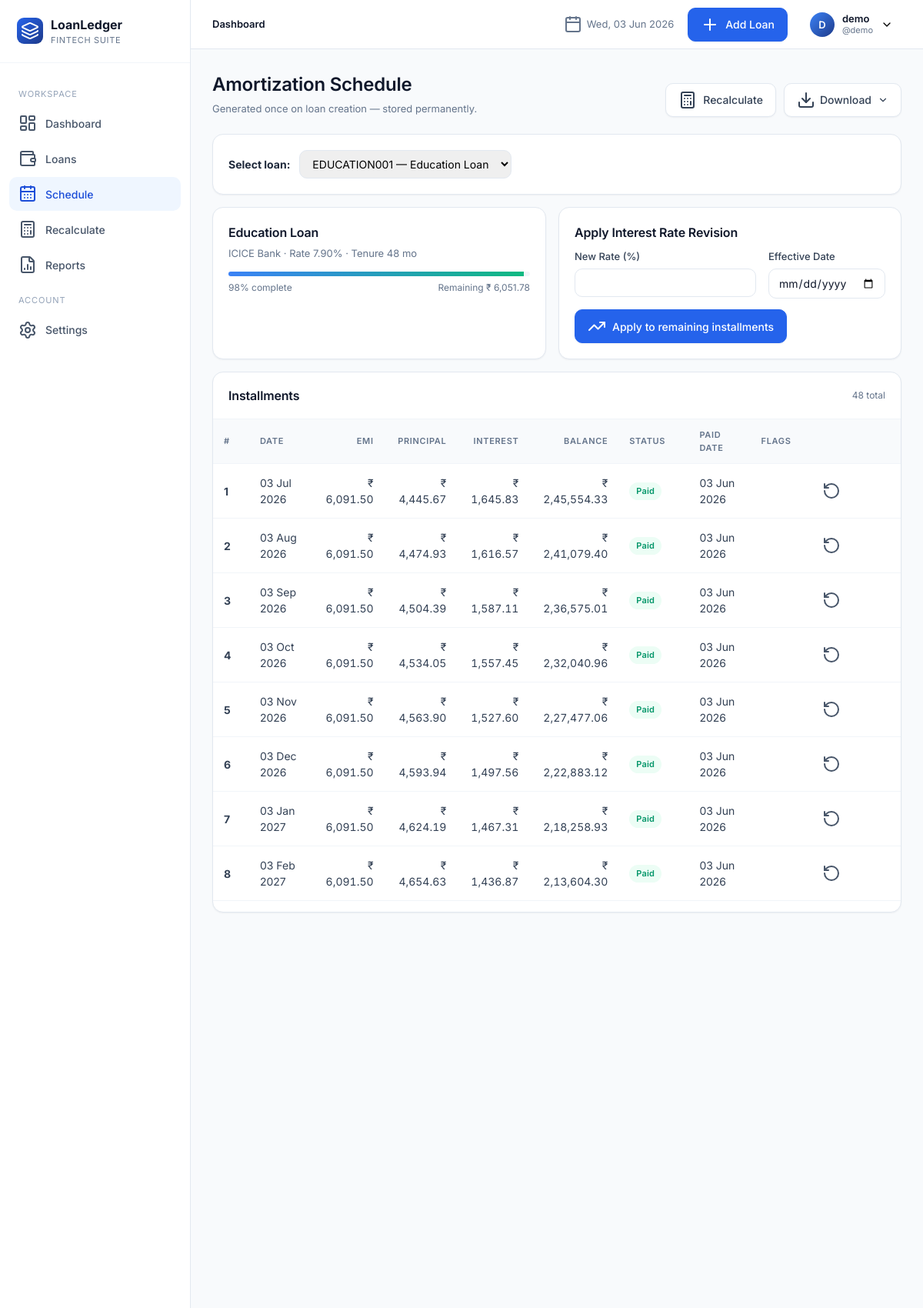
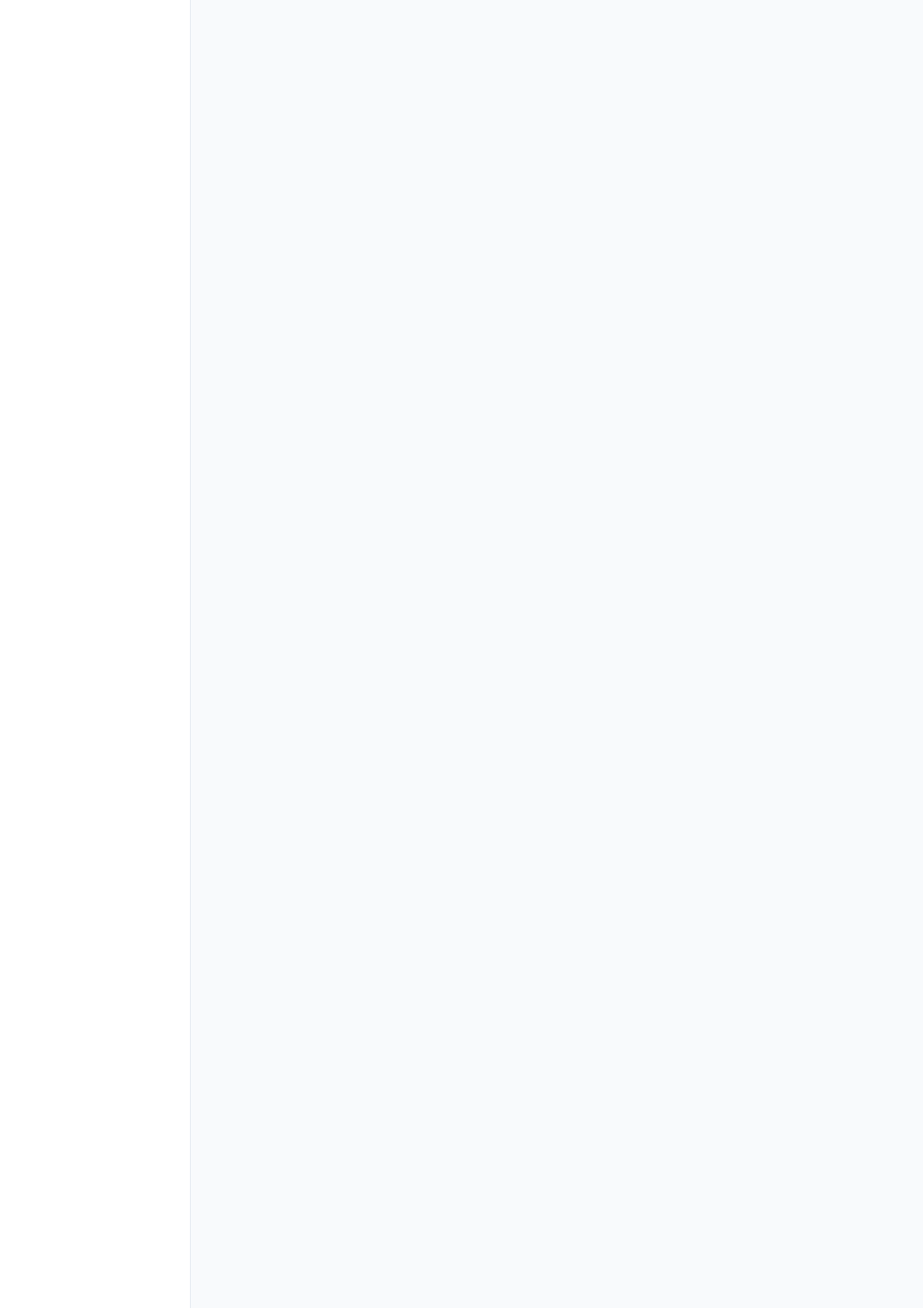
The page /schedule/ (signed in, upper part) on the database its author committed (2 pictures, top to bottom).
### app/models.py (models this page shows, shortened)
class User(UserMixin, db.Model):
    __tablename__ = "users"
    id = db.Column(db.Integer, primary_key=True)
    full_name = db.Column(db.String(120), nullable=False)
    username = db.Column(db.String(64), unique=True, nullable=False, index=True)
    email = db.Column(db.String(160), unique=True, nullable=False, index=True)
    password_hash = db.Column(db.String(256), nullable=False)
    preferred_currency = db.Column(db.String(8), default="INR")
    preferred_date_format = db.Column(db.String(20), default="%d %b %Y")
    created_at = db.Column(db.DateTime, default=datetime.utcnow)
    loans = db.relationship("Loan", backref="owner", lazy="dynamic", cascade="all, delete-orphan")

class Loan(db.Model):
    __tablename__ = "loans"
    id = db.Column(db.Integer, primary_key=True)
    user_id = db.Column(db.Integer, db.ForeignKey("users.id"), nullable=False, index=True)
    loan_id = db.Column(db.String(40), nullable=False, index=True)  # manual unique per user
    loan_name = db.Column(db.String(120), nullable=False)
    loan_category = db.Column(db.String(50), nullable=False, default="Personal")
    bank_name = db.Column(db.String(120), nullable=False)
    loan_amount = db.Column(db.Float, nullable=False)
    interest_rate = db.Column(db.Float, nullable=False)  # annual %
    down_payment = db.Column(db.Float, default=0)
    custom_emi = db.Column(db.Float, nullable=True)
    start_date = db.Column(db.Date, nullable=False)
    tenure_months = db.Column(db.Integer, nullable=False)
    loan_status = db.Column(db.String(20), default="Active", index=True)
    remaining_balance = db.Column(db.Float, default=0)
    completion_percentage = db.Column(db.Float, default=0)
    is_archived = db.Column(db.Boolean, default=False, index=True)
    balloon_date = db.Column(db.Date, nullable=True)
    balloon_amount = db.Column(db.Float, nullable=True)
    notes = db.Column(db.Text)
    closed_at = db.Column(db.DateTime, nullable=True)
    final_amount = db.Column(db.Float, nullable=True)
    closure_notes = db.Column(db.Text, nullable=True)
    created_at = db.Column(db.DateTime, default=datetime.utcnow)
    updated_at = db.Column(db.DateTime, default=datetime.utcnow, onupdate=datetime.utcnow)
    schedules = db.relationship("Schedule", backref="loan", lazy="dynamic",
                                cascade="all, delete-orphan", order_by="Schedule.month_index")
    __table_args__ = (db.UniqueConstraint("user_id", "loan_id", name="uq_user_loanid"),)

class Schedule(db.Model):
    __tablename__ = "schedules"
    id = db.Column(db.Integer, primary_key=True)
    loan_id = db.Column(db.Integer, db.ForeignKey("loans.id"), nullable=False, index=True)
    month_index = db.Column(db.Integer, nullable=False)
    payment_date = db.Column(db.Date, nullable=False)
    emi = db.Column(db.Float, nullable=False)
    principal = db.Column(db.Float, nullable=False)
    interest = db.Column(db.Float, nullable=False)
    remaining_balance = db.Column(db.Float, nullable=False)
    payment_status = db.Column(db.String(20), default="Pending")  # Pending / Paid / Overdue
    paid_date = db.Column(db.Date, nullable=True)
    notes = db.Column(db.String(255))
    is_balloon = db.Column(db.Boolean, default=False)
    is_revised = db.Column(db.Boolean, default=False)

### app/blueprints/schedule.py (the view)
@schedule_bp.route("/")
@login_required
def index():
    loans = current_user.loans.filter_by(is_archived=False).order_by(Loan.created_at.desc()).all()
    selected_id = request.args.get("loan_pk", type=int)
    loan = _get_loan(selected_id) if selected_id else (loans[0] if loans else None)
    revision_form = InterestRevisionForm()
    return render_template("schedule/index.html", loans=loans, loan=loan, revision_form=revision_form)

### app/forms.py
class InterestRevisionForm(FlaskForm):
    new_rate = FloatField("New Interest Rate (%)", validators=[InputRequired(), NumberRange(min=0, max=100)])
    effective_date = DateField("Effective Date", validators=[DataRequired()])
    submit = SubmitField("Apply Revision")

### app/utils.py (called while the page is built)
def format_date(d, fmt=None):
    if not d:
        return "-"
    if fmt is None and current_user and current_user.is_authenticated:
        fmt = current_user.preferred_date_format or "%d %b %Y"
    fmt = fmt or "%d %b %Y"
    try:
        return d.strftime(fmt)
    except Exception:
        return str(d)

### app/templates/schedule/index.html (shortened to what this page needs)
{% extends "base.html" %}
{% block content %}
<div class="page-header">
  <div class="title-block">
    <h1>Amortization Schedule</h1>
    <div class="sub">Generated once on loan creation — stored permanently.</div>
  </div>
  <div class="actions">
    {% if loan %}
      <a href="{{ url_for('recalc.index', loan_pk=loan.id) }}" class="btn secondary">
        <i data-lucide="calculator"></i> Recalculate
      </a>
      <div style="display:inline-block;position:relative">
        <button class="btn secondary" id="csvPdfBtn" type="button" style="gap:6px">
          <i data-lucide="download"></i> Download <i data-lucide="chevron-down" style="width:14px;height:14px;margin-left:2px"></i>
        </button>
      </div>
    {% endif %}
  </div>
</div>
{% if not loans %}
  <div class="card pad empty">
    <i data-lucide="calendar-x"></i>
    <h3>No loans yet</h3>
    <p>Create a loan to view its schedule.</p>
  </div>
{% else %}
  <div class="card" style="margin-bottom:16px">
    <div class="card-body" style="display:flex;align-items:center;gap:12px;flex-wrap:wrap">
      <strong>Select loan:</strong>
      <select onchange="location.href=this.value"
        style="padding:8px 12px;border:1px solid var(--slate-200);border-radius:10px">
        {% for l in loans %}
          <option value="{{ url_for('schedule.view', loan_pk=l.id) }}"
            {% if loan and l.id == loan.id %}selected{% endif %}>
            {{ l.loan_id }} — {{ l.loan_name }}
          </option>
        {% endfor %}
      </select>
    </div>
  </div>
  {% if loan %}
    <div class="grid grid-2" style="margin-bottom:16px">
      <div class="card pad">
        <h3 style="margin-bottom:6px">{{ loan.loan_name }}</h3>
        <div style="color:var(--slate-500);font-size:13px">
          {{ loan.bank_name }} · Rate {{ '%.2f'|format(loan.interest_rate) }}%
          · Tenure {{ loan.tenure_months }} mo
        </div>
        <div style="margin-top:14px">
          <div class="progress">
            <div class="progress-bar" style="width: {{ loan.completion_percentage }}%"></div>
          </div>
          <div style="display:flex;justify-content:space-between;font-size:12px;color:var(--slate-500);margin-top:6px">
            <span>{{ '%.0f'|format(loan.completion_percentage) }}% complete</span>
            <span>Remaining {{ loan.remaining_balance|money }}</span>
          </div>
        </div>
      </div>
      <div class="card pad">
        <h3 style="margin-bottom:10px">Apply Interest Rate Revision</h3>
        <form method="post" action="{{ url_for('schedule.revise_interest', loan_pk=loan.id) }}">
          <div class="form-grid">
            <div class="form-row">
              <label>New Rate (%)</label>
              {{ revision_form.new_rate() }}
            </div>
            <div class="form-row">
              <label>Effective Date</label>
              {{ revision_form.effective_date() }}
            </div>
          </div>
          <button class="btn">
            <i data-lucide="trending-up"></i>
            Apply to remaining installments
          </button>
        </form>
      </div>
    </div>
    <div class="card">
      <div class="card-header">
        <h3>Installments</h3>
        <span style="font-size:12px;color:var(--slate-500)">
          {{ loan.schedules.count() }} total
        </span>
      </div>
      <div class="table-wrap" style="max-height:640px;overflow-y:auto">
        <table class="tbl">
          <thead>
            <tr>
              <th>#</th>
              <th>Date</th>
              <th class="num">EMI</th>
              <th class="num">Principal</th>
              <th class="num">Interest</th>
              <th class="num">Balance</th>
              <th>Status</th>
              <th>Paid Date</th>
              <th>Flags</th>
              <th></th>
            </tr>
          </thead>
          <tbody>
            {% for s in loan.schedules %}
            <tr>
              <td><strong>{{ s.month_index }}</strong></td>
              <td>{{ s.payment_date|fdate }}</td>
              <td class="num">{{ s.emi|money }}</td>
              <td class="num">{{ s.principal|money }}</td>
              <td class="num">{{ s.interest|money }}</td>
              <td class="num">{{ s.remaining_balance|money }}</td>
              <td data-status>
                <span class="badge {{ s.payment_status }}">{{ s.payment_status }}</span>
              </td>
              <td>
                {{ s.paid_date|fdate if s.paid_date else '—' }}
              </td>
              <td>
              </td>
              <td>
                {% if s.payment_status == 'Paid' %}
                  <form method="post"
                        action="{{ url_for('schedule.undo_paid', loan_pk=loan.id, schedule_id=s.id) }}"
                        data-ajax="payment"
                        data-schedule-id="{{ s.id }}"
                        data-kind="undo"
                        style="display:inline">
                    <button class="btn ghost sm">
                      <i data-lucide="rotate-ccw"></i>
                    </button>
                  </form>
                {% endif %}
              </td>
            </tr>
            {% endfor %}
          </tbody>
        </table>
      </div>
    </div>
  {% endif %}
{% endif %}
{% endblock %}

### app/templates/_topnav.html (shortened to what this page needs)
<header class="topnav">
  <div class="crumbs">
    {% block crumbs %}<strong>Dashboard</strong>{% endblock %}
  </div>
  <div class="date"><i data-lucide="calendar"></i> {{ now.strftime('%a, %d %b %Y') }}</div>
  {% if request.endpoint and not request.endpoint.startswith('settings.') %}
    <a href="{{ url_for('loans.add') }}" class="btn"><i data-lucide="plus"></i> Add Loan</a>
  {% endif %}
  <div class="profile">
    <button class="profile-btn">
      <div class="avatar">{{ current_user.full_name[:1]|upper }}</div>
      <div style="text-align:left;line-height:1.2">
        <div style="font-weight:600;font-size:13px;color:var(--slate-900)">{{ current_user.full_name }}</div>
        <div style="font-size:11px;color:var(--slate-500)">@{{ current_user.username }}</div>
      </div>
      <i data-lucide="chevron-down" style="width:16px;height:16px"></i>
    </button>
  </div>
</header>

### rows shown on the page
User: full_name "D", full_name "demo", username "demo"
Loan: loan_name "Education Loan", bank_name "ICICE Bank", interest_rate "7.90", tenure_months "48", completion_percentage "98", remaining_balance "₹ 6,051.78"
Schedule: month_index "1", payment_date|fdate "03 Jul 2026", emi "₹ 6,091.50", principal "₹ 4,445.67", interest "₹ 1,645.83", remaining_balance "₹ 2,45,554.33", payment_status "Paid", paid_date|fdate "03 Jun 2026"
Schedule: month_index "2", payment_date|fdate "03 Aug 2026", emi "₹ 6,091.50", principal "₹ 4,474.93", interest "₹ 1,616.57", remaining_balance "₹ 2,41,079.40", payment_status "Paid", paid_date|fdate "03 Jun 2026"
Schedule: month_index "3", payment_date|fdate "03 Sep 2026", emi "₹ 6,091.50", principal "₹ 4,504.39", interest "₹ 1,587.11", remaining_balance "₹ 2,36,575.01", payment_status "Paid", paid_date|fdate "03 Jun 2026"
Schedule: month_index "4", payment_date|fdate "03 Oct 2026", emi "₹ 6,091.50", principal "₹ 4,534.05", interest "₹ 1,557.45", remaining_balance "₹ 2,32,040.96", payment_status "Paid", paid_date|fdate "03 Jun 2026"
Schedule: month_index "5", payment_date|fdate "03 Nov 2026", emi "₹ 6,091.50", principal "₹ 4,563.90", interest "₹ 1,527.60", remaining_balance "₹ 2,27,477.06", payment_status "Paid", paid_date|fdate "03 Jun 2026"
Schedule: month_index "6", payment_date|fdate "03 Dec 2026", emi "₹ 6,091.50", principal "₹ 4,593.94", interest "₹ 1,497.56", remaining_balance "₹ 2,22,883.12", payment_status "Paid", paid_date|fdate "03 Jun 2026"
Schedule: month_index "7", payment_date|fdate "03 Jan 2027", emi "₹ 6,091.50", principal "₹ 4,624.19", interest "₹ 1,467.31", remaining_balance "₹ 2,18,258.93", payment_status "Paid", paid_date|fdate "03 Jun 2026"
Schedule: month_index "8", payment_date|fdate "03 Feb 2027", emi "₹ 6,091.50", principal "₹ 4,654.63", interest "₹ 1,436.87", remaining_balance "₹ 2,13,604.30", payment_status "Paid", paid_date|fdate "03 Jun 2026"

### other values the page prints
{{ loan.schedules.count() }} "48"
form field value "EDUCATION001 — Education Loan"
